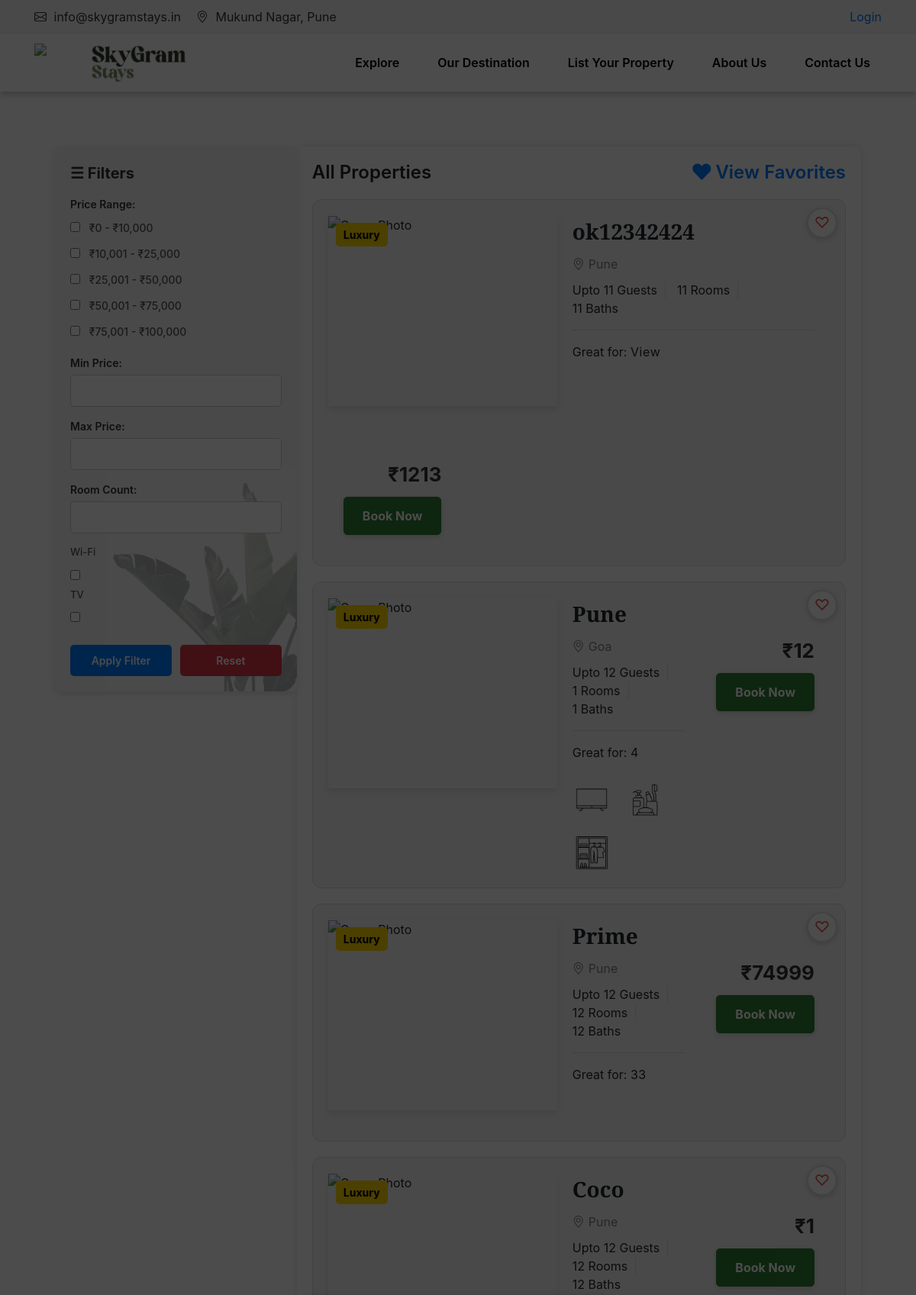
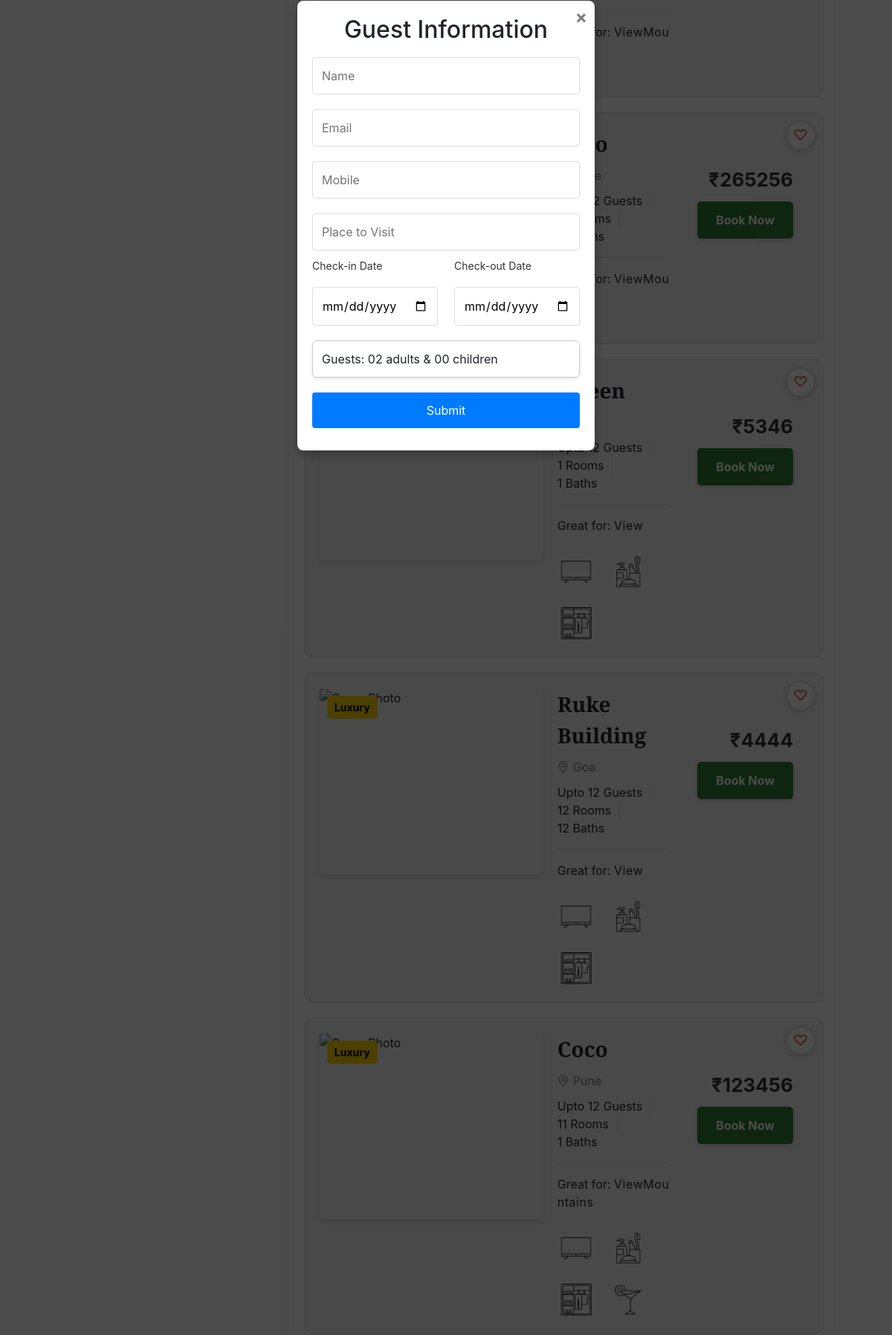
Screenshot of /Customer_properties (upper part) with the database file from the repository (2 pictures, top to bottom).
### models.py (models this page shows)
class Property(db.Model):
    id = db.Column(db.Integer, primary_key=True)
    property_name = db.Column(db.String(100), nullable=False)
    location = db.Column(db.String(100), nullable=False)
    guest_capacity = db.Column(db.Integer, nullable=False)
    room_count = db.Column(db.Integer, nullable=False)
    baths = db.Column(db.Integer, nullable=False)
    great_for = db.Column(db.String(200), nullable=False)
    price = db.Column(db.Integer, nullable=False)
    rating = db.Column(db.Float, nullable=False)
    highlights = db.Column(db.Text, nullable=True)
    rule = db.Column(db.Text, nullable=True)
    description = db.Column(db.Text, nullable=True)
    cover_photo = db.Column(db.String(100), nullable=False)
    location_description = db.Column(db.Text, nullable=True)
    location_link = db.Column(db.String(500), nullable=True)
    images = db.relationship('PropertyImage', backref='property', cascade="all, delete-orphan", lazy=True)
    amenities = db.relationship('Amenity', backref='property', cascade="all, delete-orphan", lazy=True)
    meals = db.relationship('MealOption', backref='property', cascade="all, delete-orphan", lazy=True)
    rooms = db.relationship('Room', backref='property', cascade="all, delete-orphan", lazy=True)
    faqs = db.relationship('FAQ', backref='property', cascade="all, delete-orphan", lazy=True)
    daily_prices = db.relationship('DailyPrice', cascade="all, delete-orphan", backref='property', lazy=True)
    reviews = db.relationship('Review', backref='property', cascade="all, delete-orphan", lazy=True)

class Amenity(db.Model):
    id = db.Column(db.Integer, primary_key=True)
    property_id = db.Column(db.Integer, db.ForeignKey('property.id'), nullable=False)
    name = db.Column(db.String(100), nullable=False)
    icon = db.Column(db.String(100), nullable=False)
    status = db.Column(db.String(50), nullable=False)  # 'available', 'paid', 'not_available'

### app.py (the view, shortened to what this page needs)
@app.route('/Customer_properties', methods=['GET', 'POST'])
def Customer_properties():
    properties_query = Property.query
    price_ranges = request.args.getlist('price_range')
    if price_ranges:
        price_filters = []
        for price_range in price_ranges:
            min_range, max_range = map(int, price_range.split('-'))
            price_filters.append(Property.price.between(min_range, max_range))
        properties_query = properties_query.filter(or_(*price_filters))
    min_price = request.args.get('min_price', type=int)
    max_price = request.args.get('max_price', type=int)
    if min_price is not None and max_price is not None:
        properties_query = properties_query.filter(Property.price.between(min_price, max_price))
    room_count = request.args.get('room_count', type=int)
    if room_count:
        properties_query = properties_query.filter(Property.room_count >= room_count)
    amenities = request.args.getlist('amenities')
    if amenities:
        properties_query = properties_query.join(Amenity).filter(Amenity.name.in_(amenities))
    location_filter = request.args.get('location', 'ALL')
    if location_filter != 'ALL':
        properties_query = properties_query.filter(Property.location == location_filter)
    properties = properties_query.all()
    return render_template('Customer_properties.html', properties=properties)

### templates/Customer_properties.html (shortened to what this page needs)
<!doctype html>
<html lang="en">
<head>
</head>
<body>
    {% extends 'base.html' %}
    {% block content %}
    <div class="fcontainer">
        <div id="popup" class="popup">
            <div class="popup-content">
                <span class="close" onclick="closePopup()">&times;</span>
                <h2>Guest Information</h2>
                <form id="infoForm" action="{{ url_for('submit') }}" method="post">
                    <input type="text" id="name" name="name" placeholder="Name" required>
                    <input type="email" id="email" name="email" placeholder="Email" required>
                    <input type="tel" id="mobile" name="mobile" placeholder="Mobile" required>
                    <input type="text" id="place" name="place" placeholder="Place to Visit" required>
                    <div class="inline">
                        <div>
                            <label for="checkin">Check-in Date</label>
                            <input type="date" id="checkin" name="checkin" required>
                        </div>
                        <div>
                            <label for="checkout">Check-out Date</label>
                            <input type="date" id="checkout" name="checkout" required>
                        </div>
                    </div>
                    <div id="guestBox" class="guest-box" onclick="openGuestForm()">Guests: 02 adults & 00 children</div>
                    <button type="submit">Submit</button>
                </form>
            </div>
        </div>
        <div class="fcontainer">
            <div class="main-content">
                <div class="filters" style="border-radius: 8px; box-shadow: 0 4px 8px rgba(0, 0, 0, 0.1); padding: 20px; margin: 0 auto 20px; box-sizing: border-box;">
                    <div class="hamburger" onclick="toggleFilters()" style="font-size: 20px; font-weight: bold; cursor: pointer; margin-bottom: 15px; display: block; color: #333;">☰ Filters</div>
                    <form method="GET" action="{{ url_for('Customer_properties') }}">
                        <img src="{{ url_for('static', filename='img/leaf.jpg') }}" class="floating-background-image bottom-right" alt="Bottom Right Image">
                        <div style="margin-bottom: 15px;">
                            <label style="font-size: 14px; font-weight: 600; margin-bottom: 10px; color: #333; display: block;">Price Range:</label>
                            <div style="margin-bottom: 5px;">
                                <label for="price_0_10k" style="font-size: 14px;">
                                    <input type="checkbox" id="price_0_10k" name="price_range" value="0-10000" {% if '0-10000' in request.args.getlist('price_range') %}checked{% endif %}> ₹0 - ₹10,000
                                </label>
                            </div>
                            <div style="margin-bottom: 5px;">
                                <label for="price_10k_25k" style="font-size: 14px;">
                                    <input type="checkbox" id="price_10k_25k" name="price_range" value="10001-25000" {% if '10001-25000' in request.args.getlist('price_range') %}checked{% endif %}> ₹10,001 - ₹25,000
                                </label>
                            </div>
                            <div style="margin-bottom: 5px;">
                                <label for="price_25k_50k" style="font-size: 14px;">
                                    <input type="checkbox" id="price_25k_50k" name="price_range" value="25001-50000" {% if '25001-50000' in request.args.getlist('price_range') %}checked{% endif %}> ₹25,001 - ₹50,000
                                </label>
                            </div>
                            <div style="margin-bottom: 5px;">
                                <label for="price_50k_75k" style="font-size: 14px;">
                                    <input type="checkbox" id="price_50k_75k" name="price_range" value="50001-75000" {% if '50001-75000' in request.args.getlist('price_range') %}checked{% endif %}> ₹50,001 - ₹75,000
                                </label>
                            </div>
                            <div style="margin-bottom: 5px;">
                                <label for="price_75k_100k" style="font-size: 14px;">
                                    <input type="checkbox" id="price_75k_100k" name="price_range" value="75001-100000" {% if '75001-100000' in request.args.getlist('price_range') %}checked{% endif %}> ₹75,001 - ₹100,000
                                </label>
                            </div>
                        </div>
                        <label for="min_price" style="font-size: 14px; font-weight: 600; margin-bottom: 5px; color: #333;">Min Price:</label>
                        <input type="number" id="min_price" name="min_price" value="{{ request.args.get('min_price', '') }}" style="width: 100%; padding: 8px; margin-bottom: 15px; border: 1px solid #ccc; border-radius: 5px; box-sizing: border-box;">
                        <label for="max_price" style="font-size: 14px; font-weight: 600; margin-bottom: 5px; color: #333;">Max Price:</label>
                        <input type="number" id="max_price" name="max_price" value="{{ request.args.get('max_price', '') }}" style="width: 100%; padding: 8px; margin-bottom: 15px; border: 1px solid #ccc; border-radius: 5px; box-sizing: border-box;">
                        <label for="room_count" style="font-size: 14px; font-weight: 600; margin-bottom: 5px; color: #333;">Room Count:</label>
                        <input type="number" id="room_count" name="room_count" value="{{ request.args.get('room_count', '') }}" style="width: 100%; padding: 8px; margin-bottom: 15px; border: 1px solid #ccc; border-radius: 5px; box-sizing: border-box;">
                       <label for="wifi">Wi-Fi</label>
                       <input type="checkbox" id="wifi" name="amenities" value="Wi-Fi" {% if 'Wi-Fi' in request.args.getlist('amenities') %}checked{% endif %}>
                       <label for="tv">TV</label>
                       <input type="checkbox" id="tv" name="amenities" value="TV" {% if 'TV' in request.args.getlist('amenities') %}checked{% endif %}>
                        <div style="display: flex; justify-content: space-between; margin-top: 20px;">
                            <button type="submit" style="width: 48%; padding: 10px; font-size: 14px; font-weight: 600; color: white; background-color: #007bff; border: none; border-radius: 5px; cursor: pointer; transition: background-color 0.3s, transform 0.3s;">Apply Filter</button>
                            <a href="{{ url_for('Customer_properties') }}" style="width: 48%; padding: 10px; font-size: 14px; font-weight: 600; color: white; background-color: #dc3545; text-align: center; text-decoration: none; border: none; border-radius: 5px; cursor: pointer; transition: background-color 0.3s, transform 0.3s;">Reset</a>
                        </div>
                    </form>
                </div>
                <div class="properties">
                    <h1>All Properties
                        <a href="{{ url_for('favorites') }}" class="view-favorites"><i class="fas fa-heart"></i> View Favorites</a>
                    </h1>
                    {% for property in properties %}
                    <div class="property-container" onclick="window.location.href='{{ url_for('villa', property_id=property.id) }}';">
                        <div class="property-image">
                            <div class="luxury-tag">Luxury</div>
                        </div>
                        <div class="property-details">
                            <div class="property-title">{{ property.property_name }}</div>
                            <div class="heart-icon" onclick="toggleFavorite(event, {{ property.id }})">♡</div>
                                <div class="property-location">
                                <i class="bi bi-geo-alt"></i>{{ property.location }}
                            </div>
                            <div class="property-info">
                                <div>Upto {{ property.guest_capacity }} Guests</div>
                                <div>{{ property.room_count }} Rooms</div>
                                <div>{{ property.baths }} Baths</div>
                            </div>
                            <hr>
                            <div class="property-great-for">
                                Great for:
                                {% for item in property.great_for %}
                                    <span style="letter-spacing: -0.25em;">{{item}}</span>
                                {% endfor %}
                            </div>
                            <div class="property-amenities">
                                {% for amenity in property.amenities[:4] %}
                                    <img src="{{ url_for('static', filename=amenity.icon) }}" alt="{{ amenity.name }}">
                                {% endfor %}
                            </div>
                        </div>
                        <div class="property-price-view">
                            <div class="property-price">₹{{ property.price }}</div>
                            <div class="property-view">
                                <a href="{{ url_for('villa', property_id=property.id) }}">Book Now</a>
                            </div>
                        </div>
                    </div>
                    {% endfor %}
                </div>
            </div>
        </div>
    {% endblock %}

### templates/base.html (shortened to what this page needs)
<!DOCTYPE html>
<html lang="en">
<head>
    <link rel="stylesheet" href="{{ url_for('static', filename='css/style.css') }}">
    <link href="https://cdnjs.cloudflare.com/ajax/libs/font-awesome/5.10.0/css/all.min.css" rel="stylesheet">
    <link href="https://cdn.jsdelivr.net/npm/bootstrap-icons@1.4.1/font/bootstrap-icons.css" rel="stylesheet">
    <link href="{{ url_for('static', filename='lib/animate/animate.min.css') }}" rel="stylesheet">
    <link href="{{ url_for('static', filename='lib/owlcarousel/assets/owl.carousel.min.css') }}" rel="stylesheet">
    <link href="https://stackpath.bootstrapcdn.com/bootstrap/4.5.2/css/bootstrap.min.css" rel="stylesheet">
</head>
<body>
    <div class="header-top">
        <div class="container header-top__container">
            <div class="header-top__contact-info">
                <a href="mailto:info@skygramstays.in"><i class="bi bi-envelope"></i> info@skygramstays.in</a>
                <a href="#"><i class="bi bi-geo-alt"></i> Mukund Nagar, Pune</a>
            </div>
            <div class="header-top__login-button-container">
                {% if 'user_id' in session %}
                    <div class="user-icon">
                        <button><img src="{{ url_for('static', filename='img/user.png') }}" alt="User Icon"></button>
                        <div class="user-dropdown">
                            <a href="#">Hi {{ session['first_name'] }} {{ session['last_name'] }}</a>
                            <a href="#">Edit Profile</a>
                            <a href="{{ url_for('logout') }}">Logout</a>
                            <a href="tel:+919226784221" class="call-button"><i class="bi bi-phone"></i>+91 9226784221</a>
                        </div>
                    </div>
                {% else %}
                    <a href="{{ url_for('login') }}">Login</a>
                {% endif %}
            </div>
        </div>
    </div>
    <header class="navbar navbar-expand-lg navbar-dark navbar-sticky">
        <div class="container">
            <a class="navbar-brand" href="{{ url_for('home') }}">
                <img src="{{ url_for('static', filename='img/logo-w.png') }}" alt="Logo">
                <img src="{{ url_for('static', filename='img/main-w.png') }}" alt="Logo" >
            </a>
            <div class="collapse navbar-collapse" id="navbarNav">
                <ul class="navbar-nav ml-auto">
                    <li><a href="{{ url_for('explore') }}">Explore</a></li>
                    <li><a href="{{ url_for('Customer_properties') }}">Our Destination</a></li>
                    <li><a href="{{ url_for('list_your_property') }}">List Your Property</a></li>
                    <li><a href="{{ url_for('about_us') }}">About Us</a></li>
                    <li><a href="{{ url_for('contact_us') }}">Contact Us</a></li>
                </ul>
            </div>
        </div>
    </header>
    <main>
        {% block content %}{% endblock %}
    </main>
</body>
</html>

### rows the page displays
Property: property_name "ok12342424", location "Pune", guest_capacity "11", room_count "11", baths "11", great_for "V" "e" "w", price "1213"
Property: property_name "Pune", location "Goa", guest_capacity "12", room_count "1", baths "1", great_for "4", price "12"
Amenity: icon (picture)
Amenity: icon+name (picture)
Amenity: icon+name (picture)
Property: property_name "Prime", location "Pune", guest_capacity "12", room_count "12", baths "12", great_for "3" "3", price "74999"
Property: property_name "Coco", location "Pune", guest_capacity "12", room_count "12", baths "12", great_for "V" "e" "w" "M" "o" "u", price "1"
Property: guest_capacity "12", great_for "V" "e" "w" "M" "o" "u", price "265256"
Property: guest_capacity "12", room_count "1", baths "1", great_for "V" "e" "w", price "5346"
Amenity: icon (picture)
Amenity: icon+name (picture)
Amenity: icon+name (picture)
Property: property_name "Ruke Building", location "Goa", guest_capacity "12", room_count "12", baths "12", great_for "V" "e" "w", price "4444"
Amenity: icon (picture)
Amenity: icon+name (picture)
Amenity: icon+name (picture)
Property: property_name "Coco", location "Pune", guest_capacity "12", room_count "11", baths "1", great_for "V" "e" "w" "M" "o" "u" "n" "t" "a" "n" "s", price "123456"
Amenity: icon (picture)
Amenity: icon+name (picture)
Amenity: icon+name (picture)
Amenity: icon (picture)
